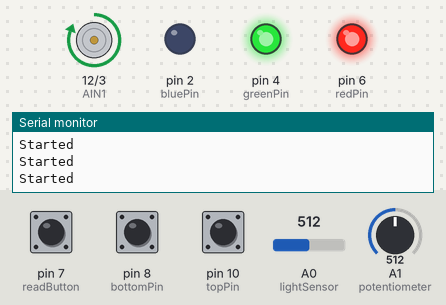
This sketch was run on a simulated Arduino Uno, built with avr-gcc and run on an emulated ATmega328P. Parts: direction and speed pins drawn as motors (green arrow = direction pin HIGH = forward, orange = LOW = backward, longer = more drive), output pins drawn as LEDs (lit = HIGH), the last lines printed to the serial monitor. Inputs (shaded band) come from the test bench; at power-on: pin 10 (topPin) HIGH, pin 7 (readButton) HIGH, pin 8 (bottomPin) HIGH, A0 (lightSensor) = 512, A1 (potentiometer) = 512.

Above: at 3.2 s.
3.3 s: pin 10 (topPin) pulled LOW for 0.15 s
At 4.0 s:
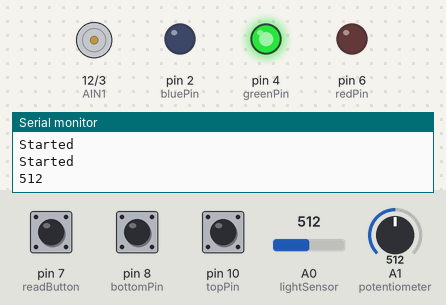
4.9 s: pin 7 (readButton) pulled LOW for 1 s
At 5.8 s:
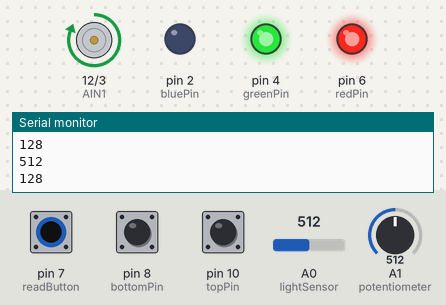
7.4 s: pin 10 (topPin) pulled LOW for 1 s
At 7.9 s:
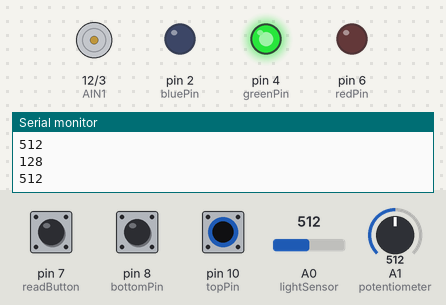
9.9 s: pin 7 (readButton) driven LOW and pin 10 (topPin) driven LOW
At 11.7 s:
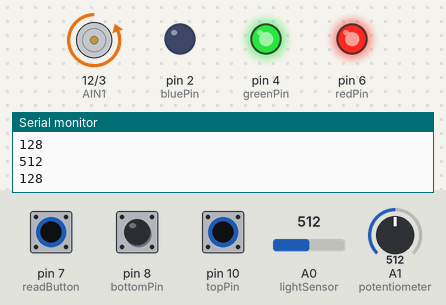
Timing chart, 0 to 12.9 s (numbered marks = the images above; inputs shaded):
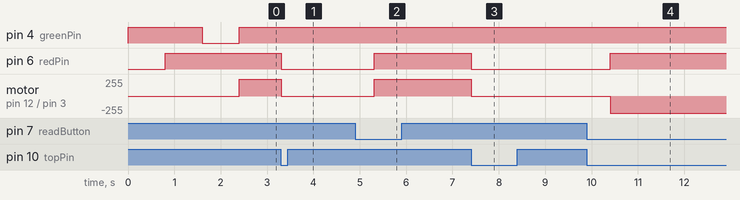

The sketch:

sketch_aug8a.ino
```cpp
/*

Project: Auto chicken coop door that opens and closes based on the light level outside (whether its day or night out)
By: George Waltz
Date: 7.26.2022

Features: - 2 Limit switches to indicate if the door is in the up position or down position
          - LED light to indicate the transitory state of the door (red = down; green = up; yellow = moving)
          - Button for userto manually open or close the door
          - motor to open and close the door

*/
//~~~~~~~~~~~~~~~~~~~~~~~~~~~~~~~~~~~~~~~~~~~~~~~~~~~~~~~~~~~~~~~~~~~~~~~~~~~~~~~~

int PWMA = 3;  // PWM control (speed) for motor A
int AIN1 = 12; // Direction control for motor A

int lightSensor = A0;  //Light Sensor pin A0
int bottomPin = 8;     //Bottom LimitSwitch pin 8
int topPin = 10;       //Top Limit Switch pin 10
int readButton = 7;   //Button pin 12
int potentiometer = A1;

int redPin = 6;        //LED red pin 6
int greenPin = 4;      //LED green pin 4
int bluePin = 2;       //LED blue pin 3

int lightVal = 0;
int flagDirection = 1;

//~~~~~~~~~~~~~~~~~~~~~~~~~~~~~~~~~~~~~~~~~~~~~~~~~~~~~~~~~~~~~~~~~~~~~~~~~~~~~~~~~~

void flagSwitch() {

  if (flagDirection == 1) {

    flagDirection = 0;
  }
  else if (flagDirection == 0) {

    flagDirection = 1;
  }
}

void setColor(int red, int green, int blue) { //LED set color function

  analogWrite(redPin, red);
  analogWrite(greenPin, green);
  analogWrite(bluePin, blue);
}

void startUp() { //LED powering on function

  setColor(0, 255, 0);
  delay(800);
  setColor(255, 255, 0);
  delay(800);
  setColor(255, 0, 0);
  delay(800);
}

void doorUp() {

  delay(10000); //wait two minutes
  if (digitalRead(bottomPin) == LOW && analogRead(lightSensor) > lightVal) { //double checks to see if conditions are met

    // delay(600000); //wait ten minutes
    while (digitalRead(topPin) != LOW) { // move door up until top pin is triggered

      analogWrite(PWMA, 255);  // turn on motor and set speed to 255
      digitalWrite(AIN1, flagDirection);
      setColor(255, 255, 0);
    }

    flagSwitch();
    analogWrite(PWMA, 0); //motor off--> door is up
    setColor(0, 255, 0);
  }
}

void doorDown() {

  delay(10000); //wait two minutes
  if (digitalRead(topPin) == LOW && analogRead(lightSensor) < lightVal) { //double checks to see if the conditions are met
    // delay(600000); //delay ten minutes
    while (digitalRead(bottomPin) != LOW) {

      analogWrite(PWMA, 255); // move door down until bottom pin is triggered
      digitalWrite(AIN1, flagDirection);
      setColor(255, 255, 0);
    }

    flagSwitch();
    analogWrite(PWMA, 0); //motor off--> door is up
    setColor(255, 0, 0);
  }
}

void manualControl() {  //manual Button control when user wants to manually open the coop

  if (digitalRead(bottomPin) == LOW) {  //checks to see if bottom pin is triggered ~~~~~~~~~~~~~~ makes door go up ~~~~~~~~~~~~~~~~

    while (digitalRead(topPin) != LOW) { // move door up until top pin is triggered

      analogWrite(PWMA, 255);
      digitalWrite(AIN1, flagDirection);
      setColor(255, 255, 0);
    }

    flagSwitch();
    analogWrite(PWMA, 0); //motor off--> door is up
    setColor(0, 255, 0);
    specialCondition(); //goes into special condition function

  } else if (digitalRead(topPin) == LOW) {  // checks to see if top pin is triggered ~~~~~~~~~~~~~~ makes door go down ~~~~~~~~~~~~~~~~

    while (digitalRead(bottomPin) != LOW) { // move door down until bottom pin is triggered

      analogWrite(PWMA, 255);
      digitalWrite(AIN1, flagDirection);
      setColor(255, 255, 0);
    }

    flagSwitch();
    analogWrite(PWMA, 0);  //motor off--> door is up
    setColor(255, 0, 0);
    specialCondition(); //goes into special condition function

  } else if (digitalRead(topPin) != LOW && digitalRead(bottomPin) != LOW) {  // if somehow the door is touching neither pin the door will go up to reset orientation

    while (digitalRead(topPin) != LOW) { // move door up until top pin is triggered

      setColor(255, 255, 0);
      analogWrite(PWMA, 255);
      digitalWrite(PWMA, 1);
    }

    flagDirection = 0;
    analogWrite(PWMA, 0); //motor off--> door is up
    setColor(0, 255, 0);
  }
}

void specialCondition() { //for when door is manually closed and it is light out or when door is manually opened and it is dark out

  unsigned long start_time = millis(); //set millis to use for timer
  while (1) { //while loop so arduino does not imidiately go back into the loop function

    if (digitalRead(readButton) == LOW) { //if user pushes button again while loop will break and code will go back into the loop function

        break;
    }
     else if (millis() - start_time >= 600000) { //if user forgets to push button --> after 10 min the arduino will break the while lopp and go back into the loop function

      break;
    }
  }
}

void setup() {
  // put your setup code here, to run once:
  pinMode(PWMA, OUTPUT);
  pinMode(AIN1, OUTPUT);

  Serial.begin(9600);
  pinMode(redPin, OUTPUT);  //LED pin setup
  pinMode(greenPin, OUTPUT);
  pinMode(bluePin, OUTPUT);

  pinMode(bottomPin, INPUT_PULLUP); //sensor pin setup
  pinMode(topPin, INPUT_PULLUP);
  pinMode(readButton, INPUT_PULLUP);
  pinMode(potentiometer, INPUT);

  startUp();
  if (digitalRead(topPin) != LOW) { //checks to see if door is already up

    while (digitalRead(topPin) != LOW) { //runs motor in the up direction untill the top pin is triggered

      Serial.println("Started");
      digitalWrite(AIN1, flagDirection);
      analogWrite(PWMA, 255);
      setColor(255, 255, 0);
    }
  }

  flagSwitch();
  analogWrite(PWMA, 0);
  setColor(0, 255, 0);
}

void loop() {

  pinMode(readButton, INPUT_PULLUP);  //Button pin setup ~~~for some reason I couldnt get it to work by just setting it up in the setup function~~~
  Serial.println(analogRead(lightSensor));
  delay(1000);
  lightVal = analogRead(potentiometer)/4;
  Serial.println(lightVal);
  if (digitalRead(topPin) == LOW && analogRead(lightSensor) < lightVal) { //parameters for door to go down --> dark out and door is up/top switch is on

    doorDown();
  } else if (digitalRead(bottomPin) == LOW && analogRead(lightSensor) > lightVal) { // parameters for door to go up --> light out and door is down/bottom switch is on

    doorUp();
  } else if (digitalRead(readButton) == LOW) { // manual control if user wants to open and close the door (this bypasses the lightsensor and does not take into account light level)

    manualControl();
  }
}
```

Measured:
- after the input at 3.3 s, pin 6 (redPin): HIGH → LOW at once; motor on pin 12 (AIN1) / pin 3 (PWMA): forward 255/255 → stopped at once
- after the input at 4.9 s, pin 6 (redPin): LOW → HIGH after 0.41 s; motor on pin 12 (AIN1) / pin 3 (PWMA): stopped → forward 255/255 after 0.41 s
- after the input at 7.4 s, pin 6 (redPin): HIGH → LOW at once; motor on pin 12 (AIN1) / pin 3 (PWMA): forward 255/255 → stopped at once
- after the input at 9.9 s, pin 6 (redPin): LOW → HIGH after 0.50 s; motor on pin 12 (AIN1) / pin 3 (PWMA): stopped → backward 255/255 after 0.50 s
